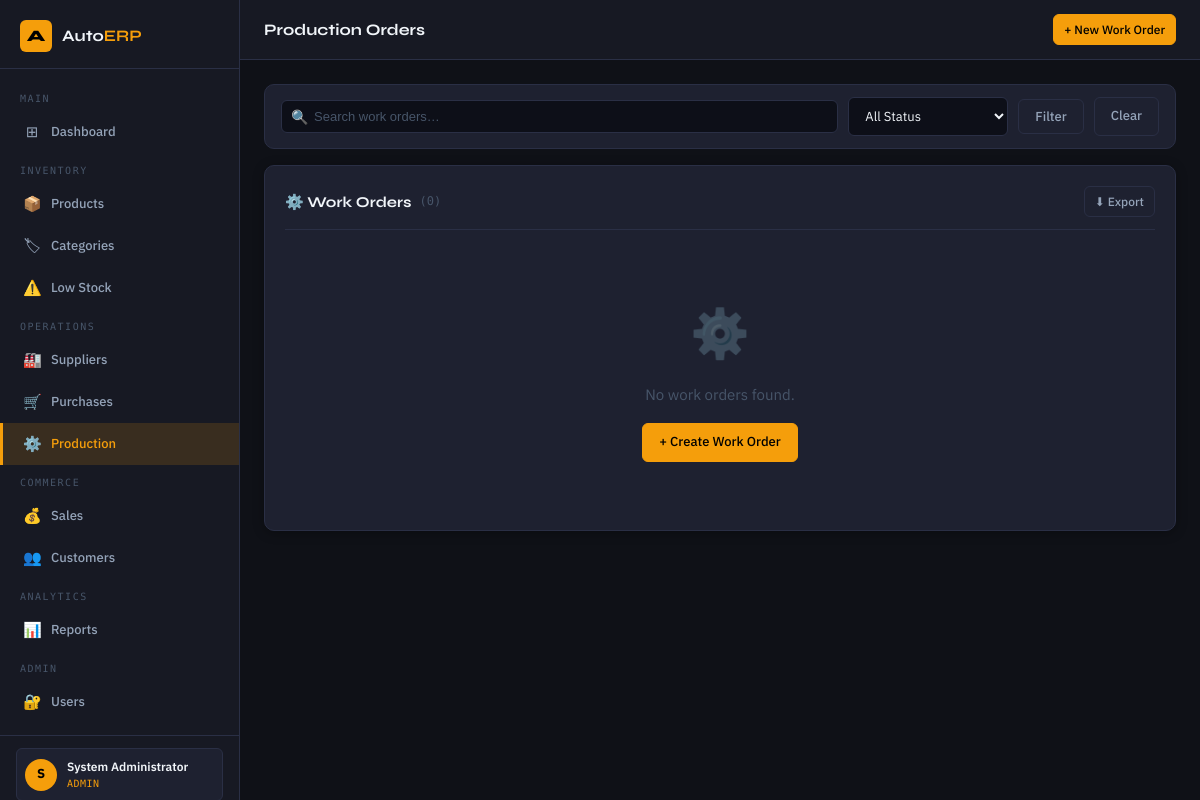
The page /production/ (signed in) on the database its author committed.
### tables this page shows
CREATE TABLE users (
    id          INTEGER PRIMARY KEY AUTOINCREMENT,
    username    TEXT UNIQUE NOT NULL,
    email       TEXT UNIQUE NOT NULL,
    full_name   TEXT NOT NULL,
    password_hash TEXT NOT NULL,
    role        TEXT NOT NULL DEFAULT 'staff',
    is_active   INTEGER NOT NULL DEFAULT 1,
    last_login  TEXT,
    created_at  TEXT DEFAULT (datetime('now'))
);

### app/routes/production.py (the view)
@production_bp.route('/')
@login_required
def index():
    page   = request.args.get('page', 1, type=int)
    search = request.args.get('search', '')
    status = request.args.get('status', '')
    db     = get_db()
    sql    = '''SELECT po.*,p.name AS product_name,p.sku FROM production_orders po
                JOIN products p ON p.id=po.product_id WHERE 1=1'''
    args   = []
    if search:
        sql += ' AND po.order_number LIKE ?'
        args.append(f'%{search}%')
    if status:
        sql += ' AND po.status=?'
        args.append(status)
    sql += ' ORDER BY po.created_at DESC'
    rows = db.execute(sql, args).fetchall()
    db.close()
    orders = _paginate([dict(r) for r in rows], page)
    return render_template('production/index.html', orders=orders, search=search, status=status)

### app/auth_helpers.py (called while the page is built)
def login_required(f):
    @wraps(f)
    def decorated(*args, **kwargs):
        if 'user_id' not in session:
            flash('Please log in to access this page.', 'warning')
            return redirect(url_for('auth.login'))
        return f(*args, **kwargs)
    return decorated

def get_current_user():
    uid = session.get('user_id')
    if not uid:
        return None
    db = get_db()
    user = db.execute('SELECT * FROM users WHERE id=?', (uid,)).fetchone()
    db.close()
    return dict(user) if user else None

### app/database.py (called while the page is built)
def get_db():
    conn = sqlite3.connect(DB_PATH)
    conn.row_factory = sqlite3.Row
    conn.execute("PRAGMA foreign_keys = ON")
    return conn

### app/routes/production.py (called while the page is built)
def _paginate(rows, page, per_page=PER_PAGE):
    total = len(rows)
    items = rows[(page-1)*per_page : page*per_page]
    pages = max(1, (total + per_page - 1) // per_page)
    return _Page(items, total, page, pages, per_page)

### app/templates/production/index.html (shortened to what this page needs)
{% extends "base.html" %}
{% block page_title %}Production Orders{% endblock %}
{% block topbar_actions %}
  {% if current_user and current_user.role in ('admin','manager') %}
    <a href="{{ url_for('production.create_order') }}" class="btn btn-primary btn-sm">+ New Work Order</a>
  {% endif %}
{% endblock %}
{% block content %}
<form method="GET">
  <div class="filter-bar">
    <div class="search-input-wrap">
      <span class="search-icon">🔍</span>
      <input type="text" name="search" class="search-input" placeholder="Search work orders…" value="{{ search }}">
    </div>
    <select name="status" class="form-control" style="width:160px">
      <option value="">All Status</option>
    </select>
    <button type="submit" class="btn btn-secondary">Filter</button>
    <a href="{{ url_for('production.index') }}" class="btn btn-secondary">Clear</a>
  </div>
</form>
<div class="card">
  <div class="card-header">
    <div class="card-title">⚙️ Work Orders
      <span style="font-family:var(--font-mono);font-size:12px;color:var(--text-muted);font-weight:400">({{ orders.total }})</span>
    </div>
    <a href="{{ url_for('reports.production_report') }}?export=csv" class="btn btn-secondary btn-sm">⬇ Export</a>
  </div>
  {% if orders.items %}
  <div class="table-wrapper">
    <table>
      <thead>
        <tr><th>Order #</th><th>Product</th><th>Planned</th><th>Produced</th><th>Progress</th><th>Status</th><th>Start</th><th>Actions</th></tr>
      </thead>
      <tbody>
        {% for o in orders.items %}
        {% set pct = [100, (o.quantity_produced * 100 // o.quantity_planned if o.quantity_planned else 0)] | min %}
        <tr>
          <td><a href="{{ url_for('production.view_order', order_id=o.id) }}" class="sku">{{ o.order_number }}</a></td>
          <td><a href="{{ url_for('inventory.view_product', pid=o.product_id) }}" style="color:var(--text-primary);font-weight:500">{{ o.product_name }}</a></td>
          <td class="mono">{{ o.quantity_planned }}</td>
          <td class="mono">{{ o.quantity_produced }}</td>
          <td style="min-width:100px">
            <div class="progress-bar-wrap">
              <div class="progress-bar-fill {{ 'green' if pct == 100 else '' }}" style="width:{{ pct }}%"></div>
            </div>
            <div style="font-size:11px;color:var(--text-muted);font-family:var(--font-mono)">{{ pct }}%</div>
          </td>
          <td>
            <span class="badge
              {% if o.status=='completed'   %}badge-success
              {% elif o.status=='in_progress' %}badge-purple
              {% elif o.status=='planned'     %}badge-info
              {% else %}badge-danger{% endif %}">
              {{ o.status.replace('_',' ').upper() }}
            </span>
          </td>
          <td style="font-size:12px;color:var(--text-muted)">{{ o.start_date[:10] if o.start_date else '—' }}</td>
          <td>
            <div style="display:flex;gap:4px">
              <a href="{{ url_for('production.view_order', order_id=o.id) }}" class="btn btn-sm btn-secondary">View</a>
              {% if o.status == 'planned' and current_user and current_user.role in ('admin','manager') %}
                <button class="btn btn-sm btn-success"
                  data-post-url="{{ url_for('production.start_order', order_id=o.id) }}"
                  data-confirm="Start {{ o.order_number }}? Materials will be deducted.">Start</button>
              {% endif %}
            </div>
          </td>
        </tr>
        {% endfor %}
      </tbody>
    </table>
  </div>
  {% if orders.pages > 1 %}
  <div class="pagination">
    {% if orders.has_prev %}<a href="{{ url_for('production.index', page=orders.prev_num, search=search, status=status) }}" class="page-link">‹</a>{% endif %}
    {% for pn in range(1, orders.pages+1) %}
      <a href="{{ url_for('production.index', page=pn, search=search, status=status) }}" class="page-link {{ 'active' if pn == orders.page }}">{{ pn }}</a>
    {% endfor %}
    {% if orders.has_next %}<a href="{{ url_for('production.index', page=orders.next_num, search=search, status=status) }}" class="page-link">›</a>{% endif %}
  </div>
  {% endif %}
  {% else %}
  <div class="empty-state">
    <div class="empty-state-icon">⚙️</div>
    <div class="empty-state-text">No work orders found.</div>
    {% if current_user and current_user.role in ('admin','manager') %}
      <a href="{{ url_for('production.create_order') }}" class="btn btn-primary">+ Create Work Order</a>
    {% endif %}
  </div>
  {% endif %}
</div>
{% endblock %}

### app/templates/base.html (shortened to what this page needs)
<!DOCTYPE html>
<html lang="en">
<head>
  <link rel="stylesheet" href="{{ url_for('static', filename='css/main.css') }}">
</head>
<body>
<div class="layout">
  <aside class="sidebar">
    <div class="sidebar-brand">
      <div class="sidebar-logo">A</div>
      <div class="sidebar-brand-name">Auto<span>ERP</span></div>
    </div>
    <nav class="sidebar-nav">
      <div class="nav-section-label">Main</div>
      <a class="nav-item" href="{{ url_for('dashboard.index') }}">
        <span class="nav-icon">⊞</span> Dashboard
      </a>
      <div class="nav-section-label">Inventory</div>
      <a class="nav-item" href="{{ url_for('inventory.index') }}">
        <span class="nav-icon">📦</span> Products
      </a>
      <a class="nav-item" href="{{ url_for('inventory.categories') }}">
        <span class="nav-icon">🏷</span> Categories
      </a>
      <a class="nav-item" href="{{ url_for('inventory.low_stock') }}">
        <span class="nav-icon">⚠️</span> Low Stock
      </a>
      <div class="nav-section-label">Operations</div>
      <a class="nav-item" href="{{ url_for('suppliers.index') }}">
        <span class="nav-icon">🏭</span> Suppliers
      </a>
      <a class="nav-item" href="{{ url_for('purchases.index') }}">
        <span class="nav-icon">🛒</span> Purchases
      </a>
      <a class="nav-item" href="{{ url_for('production.index') }}">
        <span class="nav-icon">⚙️</span> Production
      </a>
      <div class="nav-section-label">Commerce</div>
      <a class="nav-item" href="{{ url_for('sales.index') }}">
        <span class="nav-icon">💰</span> Sales
      </a>
      <a class="nav-item" href="{{ url_for('sales.customers') }}">
        <span class="nav-icon">👥</span> Customers
      </a>
      <div class="nav-section-label">Analytics</div>
      <a class="nav-item" href="{{ url_for('reports.index') }}">
        <span class="nav-icon">📊</span> Reports
      </a>
      {% if current_user and current_user.role == 'admin' %}
      <div class="nav-section-label">Admin</div>
      <a class="nav-item" href="{{ url_for('auth.users') }}">
        <span class="nav-icon">🔐</span> Users
      </a>
      {% endif %}
    </nav>
    <div class="sidebar-footer">
      {% if current_user %}
      <div class="sidebar-user">
        <div class="sidebar-user-avatar">{{ current_user.full_name[0].upper() }}</div>
        <div class="sidebar-user-info">
          <div class="sidebar-user-name">{{ current_user.full_name }}</div>
          <div class="sidebar-user-role">{{ current_user.role }}</div>
        </div>
      </div>
      {% endif %}
    </div>
  </aside>
  <div class="main-content">
    <header class="topbar">
      <div class="topbar-title">{% block page_title %}{% endblock %}</div>
      <div class="topbar-actions">{% block topbar_actions %}{% endblock %}</div>
    </header>
    <main class="page-content">
      {% block content %}{% endblock %}
    </main>
  </div>
</div>
</body>
</html>

### rows shown on the page
users: full_name "S", full_name "System Administrator", role "ADMIN"

### other values the page prints
{{ orders.total }} "0"
